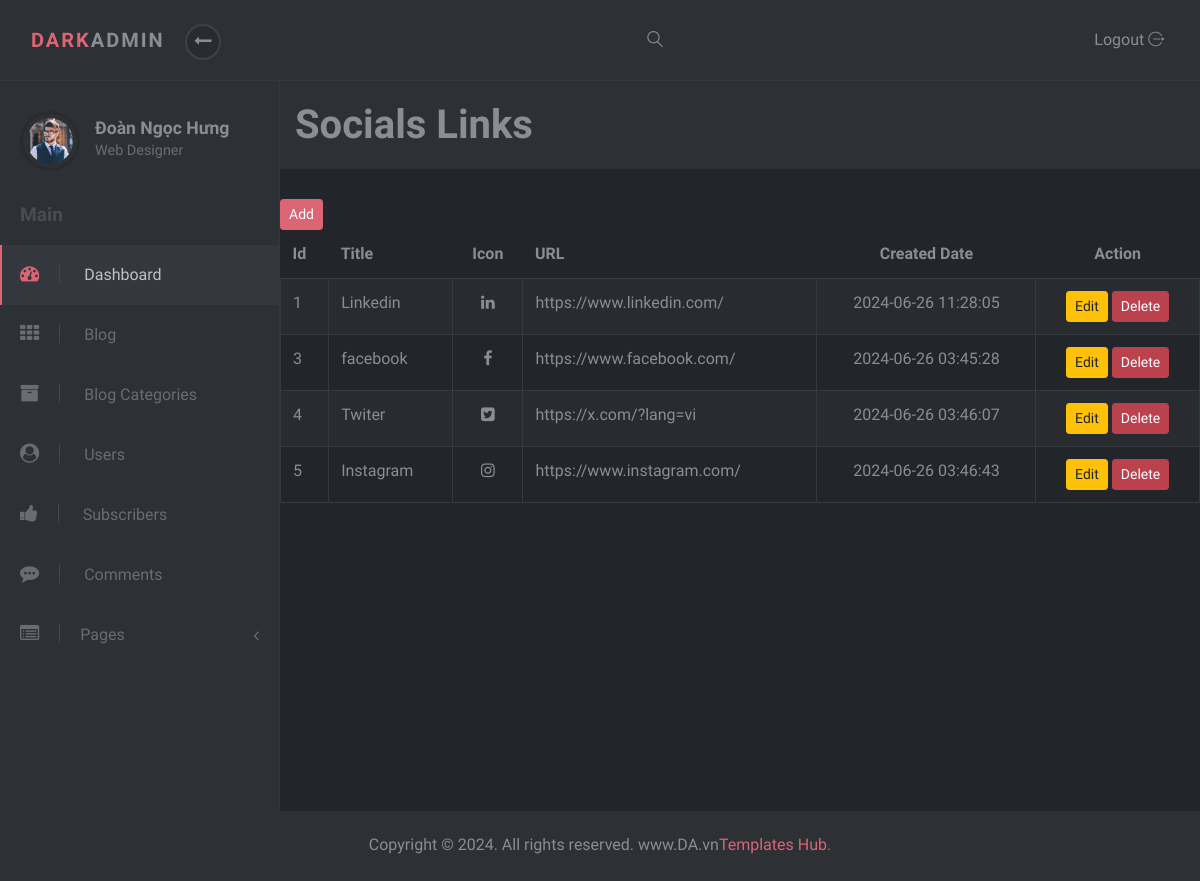
/Admin/index.php?page=socials (signed in), run on the app's committed database.
### tables this page shows
CREATE TABLE `users` (
  `id` int(11) NOT NULL,
  `name` varchar(100) NOT NULL,
  `username` varchar(100) NOT NULL,
  `password` varchar(100) NOT NULL,
  `email` varchar(100) NOT NULL,
  `image` varchar(100) NOT NULL,
  `phone` varchar(100) NOT NULL,
  `role` int(1) NOT NULL,
  `status` int(1) NOT NULL,
  `email_verified` varchar(100) NOT NULL,
  `created_at` datetime NOT NULL DEFAULT current_timestamp(),
  `updated_at` datetime NOT NULL DEFAULT current_timestamp()
);

CREATE TABLE `socials` (
  `id` int(11) NOT NULL,
  `title` varchar(100) NOT NULL,
  `url` varchar(100) NOT NULL,
  `icon` varchar(100) NOT NULL,
  `created_at` datetime NOT NULL DEFAULT current_timestamp(),
  `updated_at` datetime NOT NULL DEFAULT current_timestamp()
);

CREATE TABLE `settings` (
  `id` int(11) NOT NULL,
  `site_name` varchar(100) NOT NULL,
  `site_logo` varchar(100) NOT NULL,
  `site_favicon` varchar(100) NOT NULL,
  `site_map` text NOT NULL,
  `site_timezone` varchar(100) NOT NULL,
  `site_footer` varchar(100) NOT NULL,
  `contact_phone` varchar(100) NOT NULL,
  `contact_address` varchar(100) NOT NULL,
  `contact_email` varchar(100) NOT NULL,
  `created_at` datetime NOT NULL DEFAULT current_timestamp(),
  `updated_at` datetime NOT NULL DEFAULT current_timestamp()
);

### Admin/database/users.php (called while the page is built, shortened)
<?php
class users{
	private $table = "users";
	private $conn;
	public $id;
	public function __construct($db){
		$this->conn = $db;
	}
	public function read(){
		$sql = "SELECT * FROM $this->table
				WHERE id = :get_id";
		$stmt = $this->conn->prepare($sql);
		$stmt->bindParam(":get_id",$this->id);
		$stmt->execute();
		if($stmt->rowCount()>0){
			$row = $stmt->fetch();
			$this->name = $row['name'];
			$this->image = $row['image'];
		}
	}
}
?>

### Admin/database/socials.php (called while the page is built, shortened)
<?php
class socials{
	private $table = "socials";
	private $conn;
	public function __construct($db){
		$this->conn = $db;
	}
	public function readAll(){
		$sql = "SELECT * FROM $this->table";
		$stmt = $this->conn->prepare($sql);
		$stmt->execute();
		return $stmt;
	}
}
?>

### Admin/database/settings.php (called while the page is built, shortened)
<?php
class settings{
	private $table = "settings";
	private $conn;
	public $id;
	public function __construct($db){
		$this->conn = $db;
	}
	public function read(){
		$sql = "SELECT * FROM $this->table
				WHERE id = :get_id";
		$stmt = $this->conn->prepare($sql);
		$stmt->bindParam(":get_id",$this->id);
		$stmt->execute();
		if($stmt->rowCount()>0){
			$row = $stmt->fetch();
			$this->site_footer = $row['site_footer'];
		}
	}
}
?>

### Admin/includes/socials.php (the view, shortened to what this page needs)
<?php
$socials = new socials($db);
$stmt_socials = $socials->readAll();
?>
<div class="row">
    <div class="col-md-12">
        <h1 class="page-header">
            Socials Links
        </h1>
    </div>
</div>
<div class="row">
    <div class="col-md-12">
        <div class="panel panel-default">
            <div class="panel-heading">
                 <a class="btn btn-primary btn-sm" href="index.php?page=socials_add">Add</a>
            </div>
            <div class="panel-body">
                <div class="table-responsive">
                    <table class="table table-striped table-bordered table-hover" id="dataTables-example">
                        <thead>
                            <tr>
                                <th>Id</th>
                                <th>Title</th>
                                <th style="text-align: center;">Icon</th>
                                <th>URL</th>
                                <th style="text-align: center;">Created Date</th>
                                <th style="text-align: center;">Action</th>
                            </tr>
                        </thead>
                        <tbody>
                            <?php
                            while($rows = $stmt_socials->fetch()){
                            ?>
                            <tr class="odd gradeX">
                                <td><?php echo $rows['id'] ?></td>
                                <td><?php echo $rows['title'] ?></td>
                                <td style="text-align: center;">
                                    <?php echo $rows['icon'] ?>
                                </td>
                                <td>
                                    <?php echo $rows['url'] ?>
                                </td>
                                <td class="center" style="text-align: center;"><?php echo $rows['created_at'] ?></td>
                                <td class="center" style="text-align: center;">
                                    <a href="index.php?page=socials_edit&id=<?php echo $rows['id'] ?>" class="btn btn-warning btn-sm">Edit</a>
                                    <a href="index.php?page=socials&id=<?php echo $rows['id'] ?>" class="btn btn-danger btn-sm">Delete</a>
                                </td>
                            </tr>
                            <?php
                            }
                            ?>
                        </tbody>
                    </table>
                </div>
            </div>
        </div>
    </div>
</div>

### Admin/index.php (shortened to what this page needs)
<?php
include "database/socials.php";
include "database/contact.php";
include "database/settings.php";
include "database/users.php";
include "helper/help_function.php";
$database = new database();
$db = $database->connect();
$settings = new settings($db);
$settings->id = 1;
$settings->read();
$page = isset($_GET['page'])?$_GET['page']:'dashboard';
?>
<!DOCTYPE html>
<html>
  <head>
    <link rel="stylesheet" href="vendor/bootstrap/css/bootstrap.min.css">
    <link rel="stylesheet" href="vendor/font-awesome/css/font-awesome.min.css">
    <link rel="stylesheet" href="css/font.css">
    <link rel="stylesheet" href="css/style.default.css" id="theme-stylesheet">
    <link rel="stylesheet" href="css/custom.css">
    <link href="https://cdn.jsdelivr.net/npm/summernote@0.8.18/dist/summernote-bs4.min.css" rel="stylesheet">
  </head>
  <body>
    <header class="header">
      <?php
            include "includes/header.php";
        ?>
    </header>
    <div class="d-flex align-items-stretch">
      <?php include "includes/sidebar.php" ?>
      <div class="page-content">
        <?php
          if($page == 'dashboard'){
              include "includes/dashboard.php";
          }else if($page == 'blogcategories'){
              include "includes/blogcategories.php";
          }else if($page == 'blogcategories_add'){
              include "includes/blogcategories_add.php";
          }else if($page == 'blogcategories_edit'){
              include "includes/blogcategories_edit.php";
          }
          else if($page == 'blogs'){
              include "includes/blogs.php";
          }else if($page == 'blogs_add'){
              include "includes/blogs_add.php";
          }else if($page == 'blogs_edit'){
              include "includes/blogs_edit.php";
          }
          else if($page == 'sliders'){
              include "includes/sliders.php";
          }else if($page == 'sliders_add'){
              include "includes/sliders_add.php";
          }else if($page == 'sliders_edit'){
              include "includes/sliders_edit.php";
          }
          else if($page == 'socials'){
              include "includes/socials.php";
          }else if($page == 'socials_add'){
              include "includes/socials_add.php";
          }else if($page == 'socials_edit'){
              include "includes/socials_edit.php";
          }
    ?>
      </div>
       <footer class="footer">
          <div class="footer__block block no-margin-bottom">
            <div class="container-fluid text-center">
               <p class="no-margin-bottom"><?php echo $settings->site_footer ?><a target="_blank" href="https://templateshub.net">Templates Hub</a>.</p>
            </div>
          </div>
        </footer>
    </div>
  </body>
</html>

### Admin/includes/sidebar.php (shortened to what this page needs)
<?php
$database = new database();
$db = $database->connect();
$users = new users($db);
?>
<nav id="sidebar">
  <?php if(isset($_SESSION['user_id'])): ?>
    <?php
    $users->id = $_SESSION['user_id'];
    $users->read();
    ?>
    <div class="sidebar-header d-flex align-items-center">
      <div class="avatar"><img src="<?php echo "img/users/".$users->image ?>" alt="..." class="img-fluid rounded-circle"></div>
      <div class="title">
        <h1 class="h5"><?php echo $users->name; ?></h1>
        <p>Web Designer</p>
      </div>
    </div>
    <span class="heading">Main</span>
  <?php else: ?>
    <a href="#" class="dropdown-toggle">Guest</a>
  <?php endif; ?>
  <ul class="list-unstyled">
    <li class="active">
      <a class="<?php echo setActive('dashboard') ?>" href="index.php"><i class="fa fa-dashboard"></i> Dashboard</a>
    </li>
    <li>
      <a class="<?php echo setActive('blogs') ?>" href="index.php?page=blogs"><i class="fa fa-th"></i> Blog</a>
    </li>
    <?php
      if(isset($_SESSION['user_role']) && $_SESSION['user_role'] >= 1){
    ?>
    <li>
       <a class="<?php echo setActive('blogcategories') ?>" href="index.php?page=blogcategories"><i class="fa fa-archive"></i> Blog Categories</a>
    </li>
     <li>
      <a class="<?php echo setActive('users') ?>" href="index.php?page=users"><i class="fa fa-user-circle"></i> Users</a>
    </li>
    <li>
      <a class="<?php echo setActive('subscribers') ?>" href="index.php?page=subscribers"><i class="fa fa-thumbs-up"></i> Subscribers</a>
    </li>
    <li>
      <a class="<?php echo setActive('comments') ?>" href="index.php?page=comments"><i class="fa fa-commenting"></i> Comments</a>
    </li>
    <?php
      }
      if(isset($_SESSION['user_role']) && $_SESSION['user_role'] == 2){
    ?>
    <li><a href="#exampledropdownDropdown" aria-expanded="false" data-toggle="collapse"> <i class="fa fa-list-alt"></i>Pages </a>
    </li>
    <?php
      }
      ?>
  </ul>
</nav>

### Admin/css/style.default.css (style rules this page uses)
body { position: relative; }
a { -webkit-transition: all 0.3s; transition: all 0.3s; display: inline-block; }
p { line-height: 1.7; }
i, span, strong { display: inline-block; }
.no-margin-bottom { margin-bottom: 0 !important; }
.block { padding: 20px; background: #2d3035; color: #8a8d93; margin-bottom: 30px; }
.page-content { position: relative; background: #22252a; min-height: 100vh; width: calc(100% - 280px); padding: 0; padding-bottom: 70px; }
.page-header { padding: 20px 15px; background: #2d3035; color: #8a8d93; margin-bottom: 30px; }
.footer { position: absolute; bottom: 0; width: 100%; }
.footer .footer__block { min-height: 70px; }
nav#sidebar { width: 280px; background: #2d3035; color: #6a6c70; border-right: 1px solid #34373d; }
nav#sidebar a { color: inherit; text-decoration: none; position: relative; }
nav#sidebar a[data-toggle="collapse"]::after { content: '\f104'; display: inline-block; -webkit-transform: translateY(-50%); transform: translateY(-50%); font-family: 'FontAwesome'; position: absolute; top: 50%; right: 20px; }
nav#sidebar a i { font-size: 1.2em; margin-right: 10px; -webkit-transition: none; transition: none; }
nav#sidebar .sidebar-header { padding: 30px 20px; }
nav#sidebar .sidebar-header h1, nav#sidebar .sidebar-header p { margin-bottom: 0; }
nav#sidebar .sidebar-header h1 { color: #8a8d93; }
nav#sidebar .sidebar-header p { font-size: 0.9rem; }
nav#sidebar span.heading { font-weight: 700; margin-left: 20px; color: #494d53; font-size: 1.2rem; margin-bottom: 15px; }
nav#sidebar .avatar { width: 60px; height: 60px; border-radius: 50%; overflow: hidden; margin-right: 15px; background: none; padding: 4px; border: 3px solid #282b2f; }
nav#sidebar ul { max-height: none; }
nav#sidebar li { position: relative; }
nav#sidebar li a { padding: 18px 20px; display: block; font-weight: 400; }
nav#sidebar li a i { margin-right: 20px; -webkit-transition: all 0.3s; transition: all 0.3s; padding-right: 20px; border-right: 1px solid #454649; }
nav#sidebar li::before { content: ''; width: 2px; height: 100%; background: none; display: block; position: absolute; top: 0; left: 0; z-index: 99; }
nav#sidebar li.active::before { background: #DB6574; }
nav#sidebar li.active > a { background: #34373d; color: #bfc1c4; }
nav#sidebar li.active i { color: #DB6574; }
.table { margin-bottom: 0; }
.table td, .table th { border-color: #343a40; }
.table thead th { border: none; }
.table-striped tbody tr { -webkit-transition: all 0.3s; transition: all 0.3s; }
.table-striped tbody tr:nth-of-type(odd) { background-color: #282b2f; }
.table-bordered td, .table-bordered th { border-color: #343a40; }
.btn { font-weight: 400; border: 1px solid transparent; padding: 0.45rem 0.75rem; font-size: 1rem; line-height: 1.5; border-radius: 0.25rem; -webkit-transition: color 0.15s ease-in-out, background-color 0.15s ease-in-out, border-color 0.15s ease-in-out, -webkit-box-shadow 0.15s ease-in-out; transition: color 0.15s ease-in-out, background-color 0.15s ease-in-out, border-color 0.15s ease-in-out, -webkit-box-shadow 0.15s ease-in-out; transition: color 0.15s ease-in-out, background-color 0.15s ease-in-out, border-color 0.15s ease-in-out, box-shadow 0.15s ease-in-out; transition: color 0.15s ease-in-out, background-color 0.15s ease-in-out, border-color 0.15s ease-in-out, box-shadow 0.15s ease-in-out, -webkit-box-shadow 0.15s ease-in-out; }
.btn-primary { color: color-yiq(#DB6574); background-color: #DB6574; border-color: #DB6574; }
.btn-warning { color: color-yiq(#ffc107); background-color: #ffc107; border-color: #ffc107; }
.btn-danger { color: color-yiq(#bb414d); background-color: #bb414d; border-color: #bb414d; }
.btn-sm { padding: 0.25rem 0.5rem; font-size: 0.875rem; line-height: 1.5; border-radius: 0.2rem; }
body { font-family: "Muli", sans-serif; font-size: 1rem; font-weight: 400; line-height: 1.5; color: #8a8d93; background-color: #fff; }
a { color: #DB6574; text-decoration: none; }
h1, h2, h3, h4, h5, h6, .h1, .h2, .h3, .h4, .h5, .h6 { margin-bottom: 0.5rem; font-family: inherit; font-weight: 700; line-height: 1.2; color: inherit; }
h1, .h1 { font-size: 2.5rem; }
h5, .h5 { font-size: 1.1rem; }

### data on the page
users: image (picture), name "Đoàn Ngọc Hưng"
socials: id "1", title "Linkedin", url "https://www.linkedin.com/", created_at "2024-06-26 11:28:05"
socials: id "3", title "facebook", url "https://www.facebook.com/", created_at "2024-06-26 03:45:28"
socials: id "4", title "Twiter", url "https://x.com/?lang=vi", created_at "2024-06-26 03:46:07"
socials: id "5", title "Instagram", url "https://www.instagram.com/", created_at "2024-06-26 03:46:43"
settings: site_footer "Copyright © 2024. All rights reserved. www.DA.vn"
